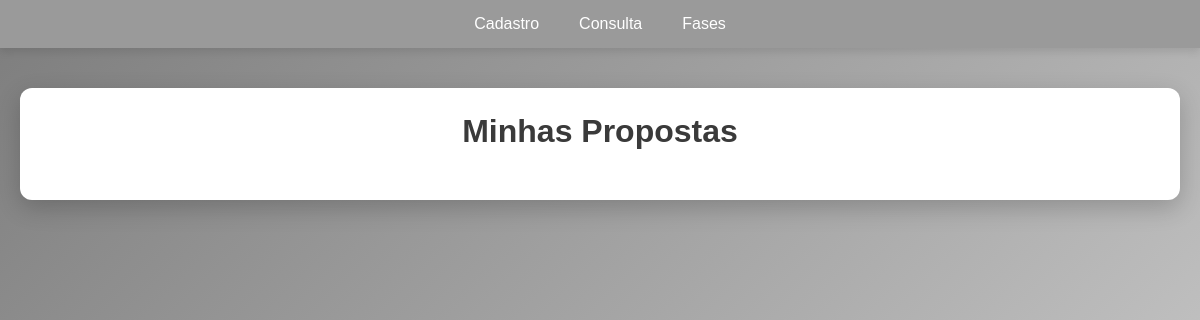
Before: /public/proposta_consulta.php (signed in) with the older database file.
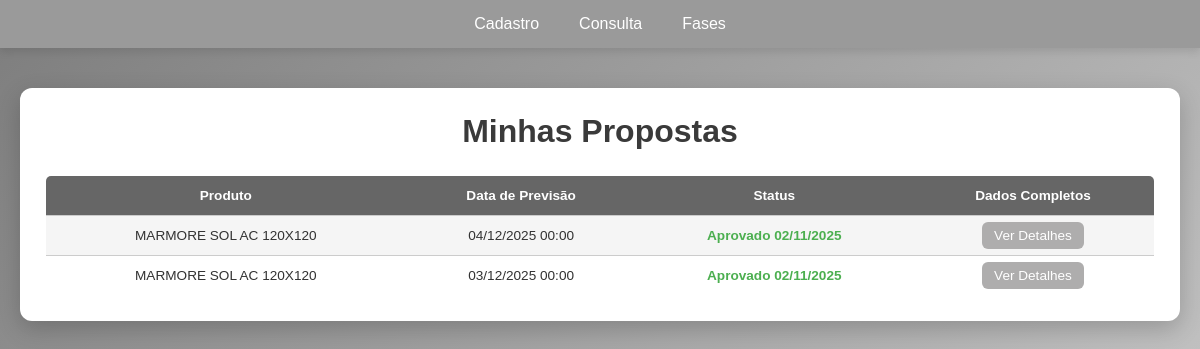
After: the same page with the newer database file.
### tables this page shows
CREATE TABLE `formulario` (
  `id` int NOT NULL,
  `volume` double NOT NULL,
  `unidade_medida` varchar(10) NOT NULL,
  `polo` varchar(6) NOT NULL,
  `formato` varchar(20) NOT NULL,
  `tipologia` varchar(40) NOT NULL,
  `borda` varchar(50) NOT NULL,
  `cor` varchar(40) NOT NULL,
  `local_uso` varchar(60) NOT NULL,
  `data_previsao` date NOT NULL,
  `preco` decimal(10,2) DEFAULT NULL,
  `cliente` varchar(80) NOT NULL,
  `obra` varchar(80) NOT NULL,
  `nome_produto` varchar(40) NOT NULL,
  `marca` varchar(40) NOT NULL,
  `embalagem` varchar(40) NOT NULL,
  `imagem` varchar(255) DEFAULT NULL,
  `observacao` text,
  `usuario_id` int NOT NULL,
  `status` varchar(20) NOT NULL DEFAULT 'Em analise'
);

### public/proposta_consulta.php (the view, shortened to what this page needs)
<?php
include(__DIR__ . '/../src/config/conexao.php');
$conexao->exec("SET time_zone = '-03:00'");
$usuario_id = $_SESSION['usuario_id'];
$stmt = $conexao->prepare("
    SELECT
        f.id,
        f.nome_produto,
        f.data_previsao,
        f.status,
        EXISTS (
            SELECT 1
            FROM comentarios c
            LEFT JOIN comentarios_visualizacao cv
                ON cv.comentario_id = c.id AND cv.usuario_id = ?
            WHERE c.formulario_id = f.id
              AND cv.id IS NULL
              AND c.usuario_id != ?
        ) AS novo_comentario
    FROM formulario f
    WHERE f.usuario_id = ?
    ORDER BY f.id DESC
");
$stmt->execute([$usuario_id, $usuario_id, $usuario_id]);
$propostas = $stmt->fetchAll(PDO::FETCH_ASSOC);
?>
<!DOCTYPE html>
<html lang="pt-br">
<head>
</head>
<body>
<header class="barra_navegacao">
    <nav class="navbar">
        <div class="navbar_container">
            <ul>
                <li><a href="proposta_cadastro.php">Cadastro</a></li>
                <li><a href="proposta_consulta.php">Consulta</a></li>
                <li><a href="proposta_fases.php">Fases</a></li>
            </ul>
        </div>
    </nav>
</header>
<main class="main_proposta_consulta">
    <div class="tabela_container">
        <h1>Minhas Propostas</h1>
        <?php if (count($propostas) > 0): ?>
        <table class="tabela_propostas">
            <tr>
                <th>Produto</th>
                <th>Data de Previsão</th>
                <th>Status</th>
                <th>Dados Completos</th>
            </tr>
            <?php foreach ($propostas as $p): ?>
                <?php
                    $status = trim($p['status']);
                    $statusClass =
                        str_starts_with($status, 'Aprovado') ? 'status-aprovado' :
                        (str_starts_with($status, 'Rejeitado') ? 'status-rejeitado' : 'status-analise');
                ?>
                <tr>
                    <td><?= htmlspecialchars($p['nome_produto']) ?></td>
                    <td><?= !empty($p['data_previsao']) ? date('d/m/Y H:i', strtotime($p['data_previsao'])) : '-' ?></td>
                    <td class="<?= $statusClass ?>"><?= htmlspecialchars($status ?: 'Em análise') ?></td>
                    <td>
                        <a href="proposta_detalhes.php?id=<?= $p['id'] ?>&origem=consulta" class="detalhes">
                            Ver Detalhes
                        </a>
                    </td>
                </tr>
            <?php endforeach; ?>
        </table>
        <?php endif; ?>
    </div>
</main>
</body>
</html>

Changed rows visible on the page:
added formulario: nome_produto "MARMORE SOL AC 120X120", data_previsao "04/12/2025 00:00", status "Aprovado 02/11/2025"
added formulario: nome_produto "MARMORE SOL AC 120X120", data_previsao "03/12/2025 00:00", status "Aprovado 02/11/2025"
Other visible differences:
text now shown: "Produto Data de Previsão Status Dados Completos"
